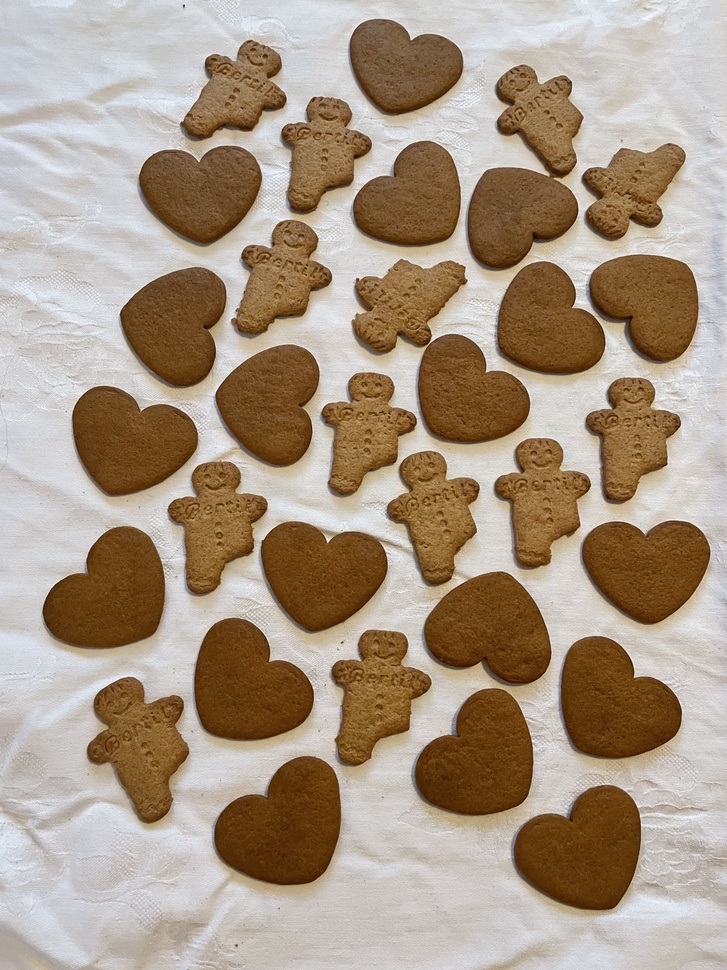
#> input picture assignment_1/gingerbreads.jpg, 727 x 970 px, shrunk from 3024 x 4032 before the run
$ python otsu_sceleton.py
#> lines starting #> are read from the running program, lines starting #| are printed output that depends on the picture; after the words box and inside, x2 and y2 are one past the last pixel; in counts of white or black regions, pixels touching at a corner belong together
# -*- coding: utf-8 -*-

__author__ = "Christine S. Isaksen"
__email__ = "christine.sande.isaksen@nmbu.no"

import numpy as np
from skimage import io
import matplotlib.pyplot as plt

# Read imagexs
image = io.imread('gingerbreads.jpg')
#> image is the input picture: shape (970, 727, 3); mean R, G, B 168.5, 151.5, 132.7

def threshold(image, th=None):
    """Returns a binarised version of given image, thresholded at given value.

    Binarises the image using a global threshold `th`. Uses Otsu's method
    to find optimal threshold value if the threshold variable is None. The
    returned image will be in the form of an 8-bit unsigned integer array
    with 255 as white and 0 as black.

    Parameters:
    -----------
    image : np.ndarray
        Image to binarise. If this image is a colour image then the last
        dimension will be the colour value (as RGB values).
    th : numeric
        Threshold value. Uses Otsu's method if this variable is None.

    Returns:
    --------
    binarised : np.ndarray(dtype=np.uint8)
        Image where all pixel values are either 0 or 255.
    """
    shape = np.shape(image)
#> shape = (970, 727, 3)
    binarised = np.zeros([shape[0], shape[1]], dtype=np.uint8)

    if len(shape) == 3:
        image = image.mean(axis=2)
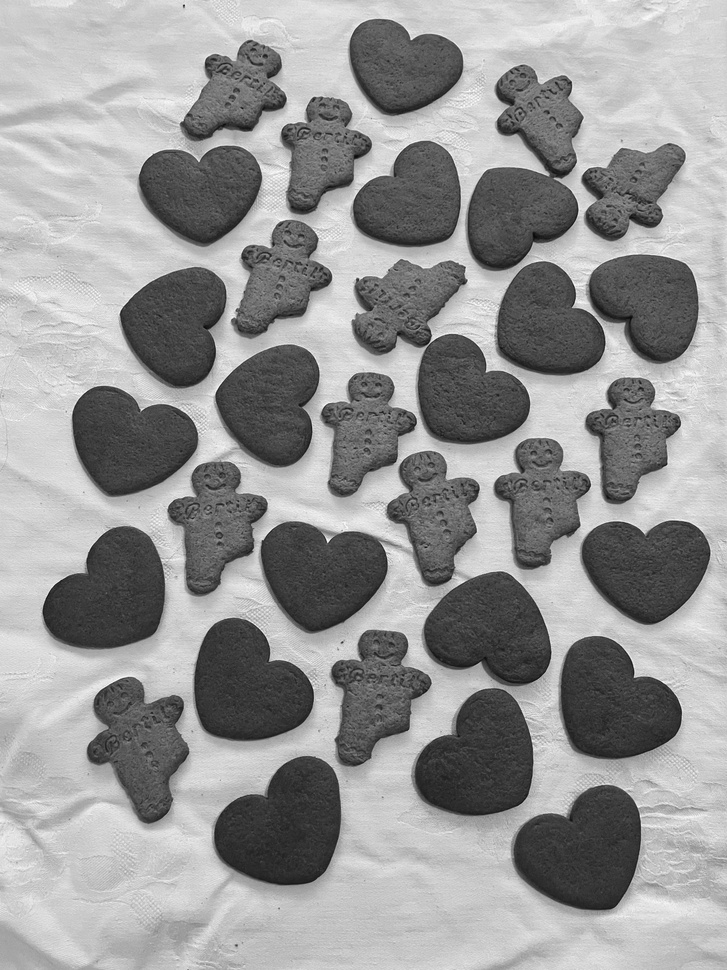
#> image: shape (970, 727) float64; min 9.33, max 254.3, mean 150.9
    elif len(shape) > 3:
        raise ValueError('Must be at 2D image')

    if th is None:
        th = otsu(image)

    binary = image > th
    binarised = (binary + binarised) * 255

    return binarised


def histogram(image):
    """
    Returns the image histogram with 256 bins.
    """
    shape = np.shape(image)
#> shape = (970, 727)
    histogram = np.zeros(256)


    if len(shape) == 3:
        image = image.mean(axis=2)
    elif len(shape) > 3:
        raise ValueError('Must be at 2D image')

    for i in range(shape[0]):
        for j in range(shape[1]):
            pixval = int(image[i,j])
            histogram[pixval] += 1
#> after the loop, histogram = 256 values, max 13042 at index 206, min 0 at index 0, mean 2754.6

    return histogram


def otsu(image):
    """
    Finds the optimal threshold value of given image using Otsu's method.
    """
    hist = histogram(image)
#> hist has the same summary as histogram in histogram
    total_pixels = np.sum(hist)
#> total_pixels = 705190
    sum_intensity = np.sum([i * hist[i] for i in range(256)])
#> sum_intensity = 106190326
    sum_background = 0
    weight_background = 0
    max_var = 0
    th = 0

    for t in range(256):
        weight_background += hist[t]
        if weight_background == 0:
            continue
        weight_foreground = total_pixels - weight_background

        if weight_foreground == 0:
            break
        sum_background += t * hist[t]
        mean_background = sum_background / weight_background
        mean_foreground = (sum_intensity - sum_background) / weight_foreground
        var_between = weight_background * weight_foreground * (mean_background - mean_foreground) ** 2

        if var_between > max_var:
            max_var = var_between
            th = t
#> this loop made 255 passes
#> (weight_background, weight_foreground, sum_background, mean_background, mean_foreground, max_var) on passes 10, 12, 13, 14, 15, 16, 17, 18, 19, 20, 21, 22: (1, 705189, 9, 9, 150.6, 1.41e+10), (2, 705188, 20, 10, 150.6, 2.79e+10), (10, 705180, 116, 11.6, 150.6, 1.36e+11), (18, 705172, 220, 12.22, 150.6, 2.43e+11), (20, 705170, 248, 12.4, 150.6, 2.69e+11), (22, 705168, 278, 12.64, 150.6, 2.95e+11), (30, 705160, 406, 13.53, 150.6, 3.97e+11), (38, 705152, 542, 14.26, 150.6, 4.98e+11), (50, 705140, 758, 15.16, 150.6, 6.47e+11), (69, 705121, 1119, 16.22, 150.6, 8.79e+11), (83, 705107, 1399, 16.86, 150.6, 1.05e+12), (101, 705089, 1777, 17.59, 150.6, 1.26e+12)
#> weight_background on passes 1 to 6: 0, 0, 0, 0, 0, 0
#> after the loop, max_var = 1.91e+15; sum_background = 106189564; th = 138; weight_background = 705190

    return th


"""
Plots original picture, histogram and new picture
"""
new_image = threshold(image)
#> in threshold, `th = otsu(image)`: th = 138
#> in threshold, `binary = image > th`:
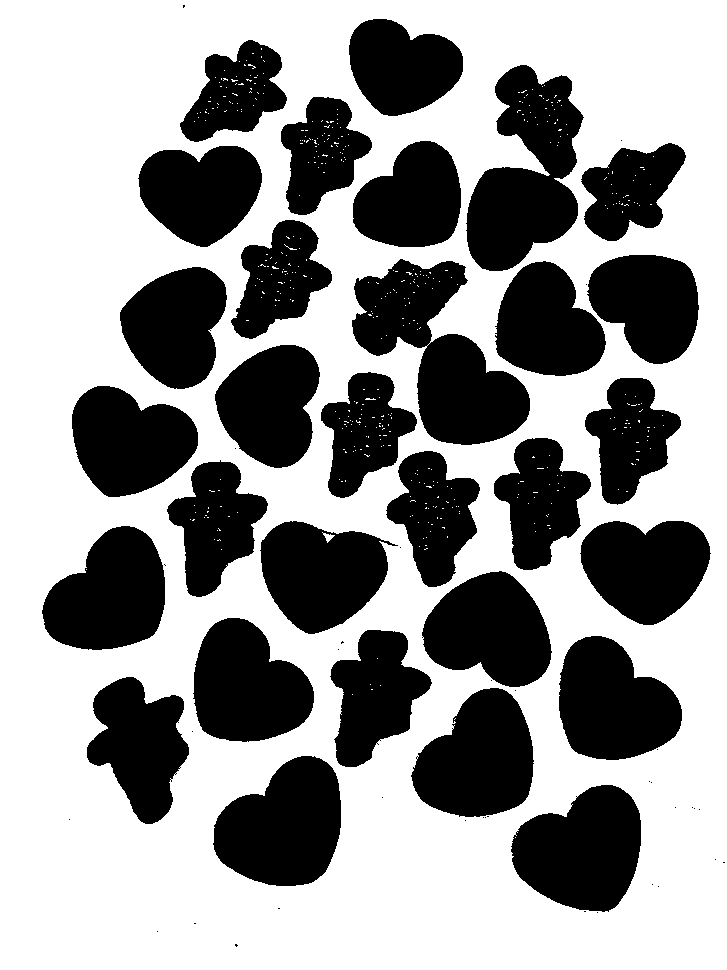
#> binary: shape (970, 727) bool; 59.9% white; 64 black regions (34 under 20 px), largest, box (x1, y1, x2, y2) and area: (352, 259, 530, 445) 16105, (466, 65, 584, 271) 14664, (213, 756, 341, 886) 12093

fig, axes = plt.subplots(1, 3, figsize=(15, 5))
ax0, ax1, ax2 = axes.ravel()

# Plots the original image
ax0.imshow(image, cmap=plt.cm.gray)
ax0.set_title('Original Image')

# Plots histogram
hist = histogram(image)
ax1.plot(hist, color='black')
ax1.set_title('Histogram')
ax1.set_xlim([0, 256])

# Plots the new edited image
ax2.imshow(new_image, cmap=plt.cm.gray)
ax2.set_title('Thresholded Image')

plt.savefig('mandatory_exercise_1.jpg')
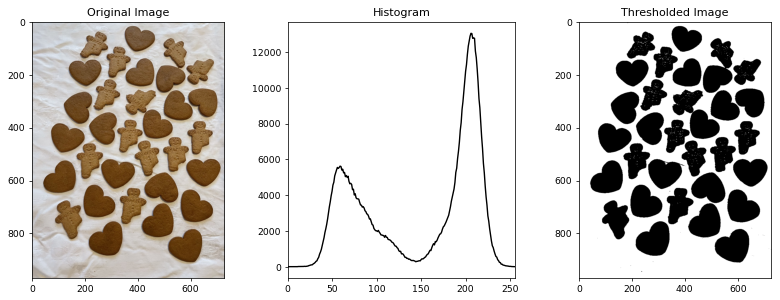
#> figure drawn by matplotlib, 3 panels; panel 2: curve peaks at x = 206, y = 13042
plt.show()
